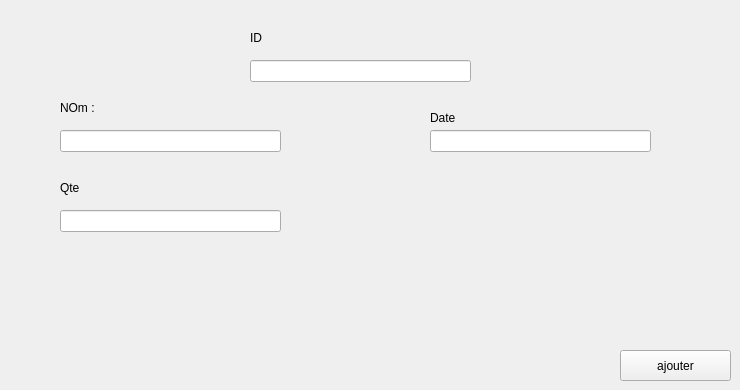
      <widget class="QWidget" name="ajouter_regionF">
       <attribute name="title">
        <string>Nouveau</string>
       </attribute>
       <widget class="QPushButton" name="ajouter_s">
        <property name="geometry">
         <rect>
          <x>620</x>
          <y>350</y>
          <width>111</width>
          <height>31</height>
         </rect>
        </property>
        <property name="styleSheet">
         <string notr="true">#pushButton_choisir  {
-moz-box-shadow: 0px 10px 14px -7px #3e7327;
	-webkit-box-shadow: 0px 10px 14px -7px #3e7327;
	box-shadow: 0px 10px 14px -7px #3e7327;
	background:-webkit-gradient(linear, left top, left bottom, color-stop(0.05, #77b55a), color-stop(1, #72b352));
	background:-moz-linear-gradient(top, #77b55a 5%, #72b352 100%);
	background:-webkit-linear-gradient(top, #77b55a 5%, #72b352 100%);
	background:-o-linear-gradient(top, #77b55a 5%, #72b352 100%);
	background:-ms-linear-gradient(top, #77b55a 5%, #72b352 100%);
	background:linear-gradient(to bottom, #77b55a 5%, #72b352 100%);
	
	background-color: darkCyan ;
	-moz-border-radius:4px;
	-webkit-border-radius:4px;
	border-radius:4px;
	border:1px solid #4b8f29;
	display:inline-block;
	cursor:pointer;
	color:#ffffff;
	font-family:Arial;
	font-size:13px;
	font-weight:bold;
	padding:6px 12px;
	text-decoration:none;
	text-shadow:0px 1px 0px #5b8a3c;
}
#pushButton_choisir:hover {
background:-webkit-gradient(linear, left top, left bottom, color-stop(0.05, #72b352), color-stop(1, #77b55a));
	background:-moz-linear-gradient(top, #72b352 5%, #77b55a 100%);
	background:-webkit-linear-gradient(top, #72b352 5%, #77b55a 100%);
	background:-o-linear-gradient(top, #72b352 5%, #77b55a 100%);
	background:-ms-linear-gradient(top, #72b352 5%, #77b55a 100%);
	background:linear-gradient(to bottom, #72b352 5%, #77b55a 100%);
	
	background-color:blue;
}</string>
        </property>
        <property name="text">
         <string>ajouter</string>
        </property>
       </widget>
       <widget class="QLineEdit" name="nom_s">
        <property name="geometry">
         <rect>
          <x>60</x>
          <y>130</y>
          <width>221</width>
          <height>22</height>
         </rect>
        </property>
       </widget>
       <widget class="QLineEdit" name="date_s">
        <property name="geometry">
         <rect>
          <x>430</x>
          <y>130</y>
          <width>221</width>
          <height>22</height>
         </rect>
        </property>
       </widget>
       <widget class="QLineEdit" name="qte_s">
        <property name="geometry">
         <rect>
          <x>60</x>
          <y>210</y>
          <width>221</width>
          <height>22</height>
         </rect>
        </property>
       </widget>
       <widget class="QLabel" name="label_3">
        <property name="geometry">
         <rect>
          <x>60</x>
          <y>100</y>
          <width>56</width>
          <height>16</height>
         </rect>
        </property>
        <property name="text">
         <string>NOm :</string>
        </property>
       </widget>
       <widget class="QLabel" name="label_6">
        <property name="geometry">
         <rect>
          <x>60</x>
          <y>180</y>
          <width>81</width>
          <height>16</height>
         </rect>
        </property>
        <property name="text">
         <string>Qte</string>
        </property>
       </widget>
       <widget class="QLabel" name="label_8">
        <property name="geometry">
         <rect>
          <x>430</x>
          <y>110</y>
          <width>121</width>
          <height>16</height>
         </rect>
        </property>
        <property name="text">
         <string>Date</string>
        </property>
       </widget>
       <widget class="QLabel" name="label_18">
        <property name="geometry">
         <rect>
          <x>250</x>
          <y>30</y>
          <width>56</width>
          <height>16</height>
         </rect>
        </property>
        <property name="text">
         <string>ID</string>
        </property>
       </widget>
       <widget class="QLineEdit" name="id_s">
        <property name="geometry">
         <rect>
          <x>250</x>
          <y>60</y>
          <width>221</width>
          <height>22</height>
         </rect>
        </property>
       </widget>
      </widget>
